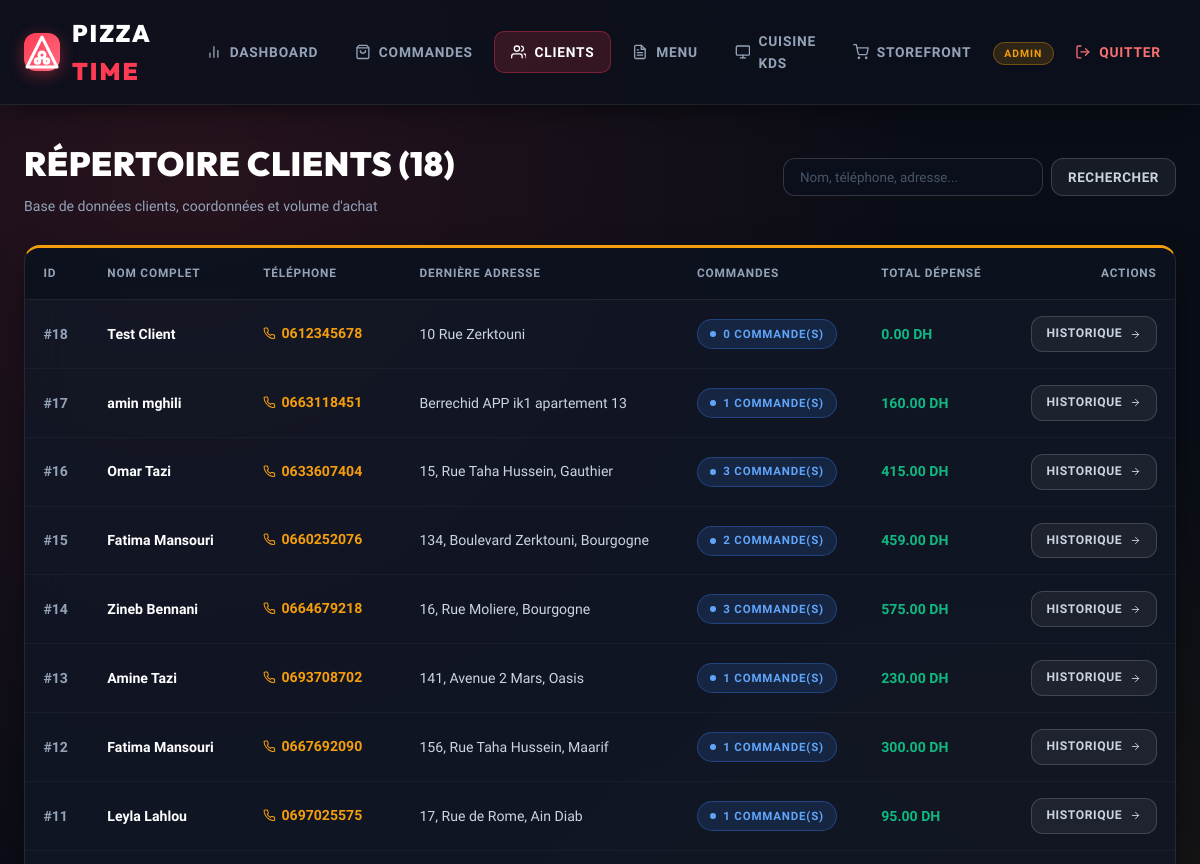
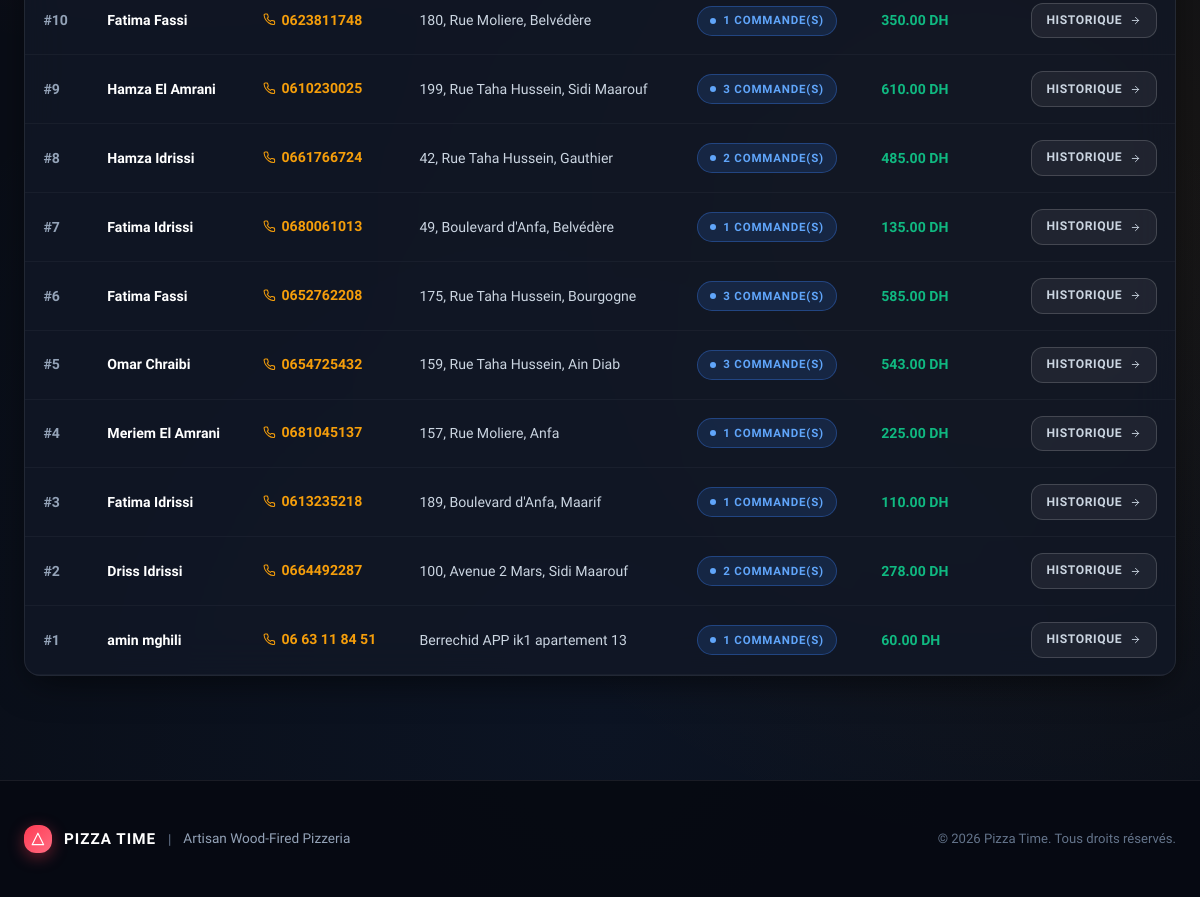
The page /admin/clients (signed in) on the database as committed earlier (2 pictures, top to bottom).
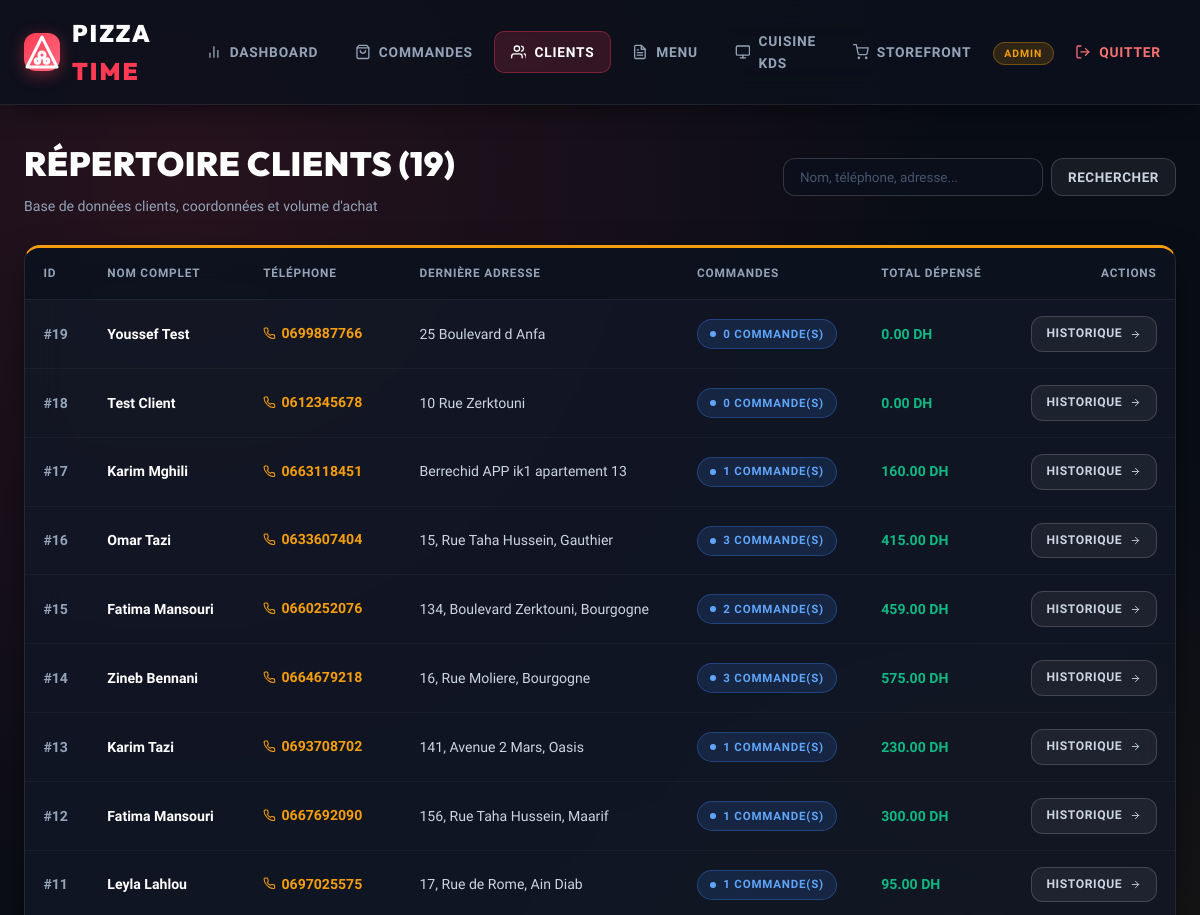
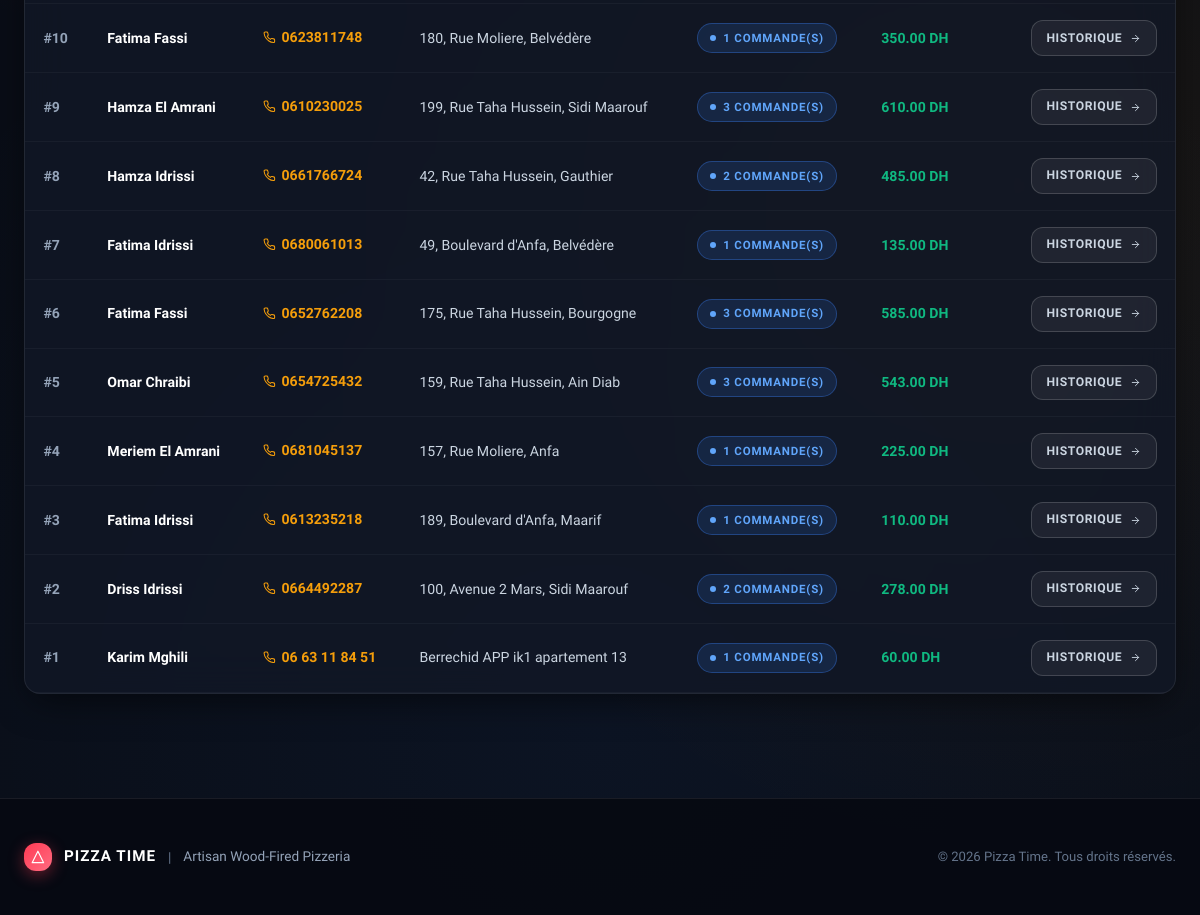
The same page on the database as committed later (2 pictures, top to bottom).
### models.py (models this page shows, shortened)
class Client(db.Model):
    id = db.Column(db.Integer, primary_key=True)
    user_id = db.Column(db.Integer, db.ForeignKey('user.id'), nullable=False)
    full_name = db.Column(db.String(100))
    phone = db.Column(db.String(20))
    address = db.Column(db.String(200))
    orders = db.relationship('Commande', backref='client', lazy=True, order_by='Commande.created_at.desc()')
    @property
    def total_spent(self):
        return sum(o.total_price for o in self.orders if o.status != 'Cancelled')

class Commande(db.Model):
    id = db.Column(db.Integer, primary_key=True)
    client_id = db.Column(db.Integer, db.ForeignKey('client.id'), nullable=False)
    status = db.Column(db.String(20), default='New')  # 'New', 'Confirmed', 'Preparing', 'Done', 'Cancelled'
    order_type = db.Column(db.String(20))  # 'Delivery', 'Pickup'
    total_price = db.Column(db.Float, nullable=False)
    created_at = db.Column(db.DateTime, default=datetime.utcnow)
    items = db.relationship('OrderItem', backref='commande', lazy=True, cascade='all, delete-orphan')
    payment = db.relationship('Paiement', backref='commande', uselist=False, cascade='all, delete-orphan')
    delivery_info = db.relationship('PizzaLivraison', backref='commande', uselist=False, cascade='all, delete-orphan')
    facture = db.relationship('Facture', backref='commande', uselist=False, cascade='all, delete-orphan')

### app.py (the view, shortened to what this page needs)
@app.route('/admin/clients')
@login_required
def admin_clients():
    if current_user.role != 'admin':
        return "Accès refusé", 403
    search_query = request.args.get('q', '').strip()
    query = Client.query
    clients = query.order_by(Client.id.desc()).all()
    return render_template('admin/clients.html', clients=clients, search_query=search_query)

### app.py (called while the page is built)
@login_manager.user_loader
def load_user(user_id):
    try:
        return db.session.get(User, int(user_id))
    except (ValueError, TypeError):
        return None

### templates/admin/clients.html (shortened to what this page needs)
{% extends "base.html" %}
{% block content %}
<div style="display: flex; justify-content: space-between; align-items: center; margin-bottom: 1.75rem; flex-wrap: wrap; gap: 1rem;">
    <div>
        <h1 style="margin: 0; text-align: left; font-size: 2.1rem; letter-spacing: 0.5px;">Répertoire Clients ({{ clients|length }})</h1>
        <p style="margin: 0.25rem 0 0; color: var(--text-muted); font-size: 0.88rem;">Base de données clients, coordonnées et volume d'achat</p>
    </div>
    <form method="GET" action="{{ url_for('admin_clients') }}" style="display: flex; gap: 0.5rem;">
        <input type="search" name="q" value="{{ search_query or '' }}" class="search-input" placeholder="Nom, téléphone, adresse..." style="width: 260px; padding: 0.65rem 1rem; font-size: 0.84rem;">
        <button type="submit" class="btn-secondary" style="padding: 0.65rem 1rem;">Rechercher</button>
    </form>
</div>
<div class="card" style="padding: 0; overflow: hidden; border-top: 3px solid var(--accent-color);">
    <div style="overflow-x: auto;">
        <table class="data-table">
            <thead>
                <tr>
                    <th>ID</th>
                    <th>Nom Complet</th>
                    <th>Téléphone</th>
                    <th>Dernière Adresse</th>
                    <th>Commandes</th>
                    <th>Total Dépensé</th>
                    <th style="text-align: right;">Actions</th>
                </tr>
            </thead>
            <tbody>
                {% for client in clients %}
                <tr>
                    <td style="color: var(--text-muted); font-weight: 700;">#{{ client.id }}</td>
                    <td style="font-weight: 800; color: #fff;">{{ client.full_name }}</td>
                    <td>
                        <a href="tel:{{ client.phone }}" style="color: var(--accent-color); text-decoration: none; font-weight: 700; display: inline-flex; align-items: center; gap: 0.35rem;">
                            <span>{{ client.phone }}</span>
                        </a>
                    </td>
                    <td style="color: #cbd5e1;">{{ client.address if client.address else 'À emporter uniquement' }}</td>
                    <td>
                        <span class="status-badge status-Confirmed">{{ client.orders|length }} commande(s)</span>
                    </td>
                    <td style="font-weight: 800; color: var(--success);">
                        {{ "%.2f"|format(client.total_spent) }} DH
                    </td>
                    <td style="text-align: right;">
                        <a href="{{ url_for('admin_orders', client_id=client.id) }}" class="btn btn-secondary" style="padding: 0.45rem 0.9rem; font-size: 0.76rem;">
                            <span>Historique</span>
                            <svg class="icon icon-sm" viewBox="0 0 24 24"><line x1="5" y1="12" x2="19" y2="12"></line><polyline points="12 5 19 12 12 19"></polyline></svg>
                        </a>
                    </td>
                </tr>
                {% else %}
                <tr>
                    <td colspan="7" style="text-align: center; padding: 2.5rem; color: var(--text-muted);">Aucun client enregistré.</td>
                </tr>
                {% endfor %}
            </tbody>
        </table>
    </div>
</div>
{% endblock %}

### templates/base.html (shortened to what this page needs)
<!DOCTYPE html>
<html lang="fr">
<head>
    <link rel="stylesheet" href="{{ url_for('static', filename='css/style.css') }}">
</head>
<body>
    <header class="no-print">
        <nav class="navbar">
            <a href="{{ url_for('boutique') if current_user.is_authenticated and current_user.role == 'admin' else url_for('index') }}" class="logo">
                <span class="logo-badge">
                    <svg class="icon icon-lg" viewBox="0 0 24 24">
                        <polygon points="12 2 2 22 22 22 12 2"></polygon>
                        <circle cx="12" cy="14" r="2"></circle>
                        <circle cx="9" cy="18" r="1.5"></circle>
                        <circle cx="15" cy="18" r="1.5"></circle>
                    </svg>
                </span>
                <span>Pizza <span class="logo-accent">Time</span></span>
            </a>
            <ul class="nav-links" id="main-nav-links">
                {% if current_user.is_authenticated and current_user.role == 'admin' %}
                    <li>
                        <a href="{{ url_for('admin_analytics') }}" class="nav-link {% if request.endpoint == 'admin_analytics' %}active{% endif %}">
                            <svg class="icon" viewBox="0 0 24 24"><line x1="18" y1="20" x2="18" y2="10"></line><line x1="12" y1="20" x2="12" y2="4"></line><line x1="6" y1="20" x2="6" y2="14"></line></svg>
                            <span>Dashboard</span>
                        </a>
                    </li>
                    <li>
                        <a href="{{ url_for('admin_orders') }}" class="nav-link {% if request.endpoint == 'admin_orders' %}active{% endif %}">
                            <svg class="icon" viewBox="0 0 24 24"><path d="M6 2L3 6v14a2 2 0 0 0 2 2h14a2 2 0 0 0 2-2V6l-3-4z"></path><line x1="3" y1="6" x2="21" y2="6"></line><path d="M16 10a4 4 0 0 1-8 0"></path></svg>
                            <span>Commandes</span>
                        </a>
                    </li>
                    <li>
                        <a href="{{ url_for('admin_clients') }}" class="nav-link {% if request.endpoint == 'admin_clients' %}active{% endif %}">
                            <svg class="icon" viewBox="0 0 24 24"><path d="M17 21v-2a4 4 0 0 0-4-4H5a4 4 0 0 0-4 4v2"></path><circle cx="9" cy="7" r="4"></circle><path d="M23 21v-2a4 4 0 0 0-3-3.87"></path><path d="M16 3.13a4 4 0 0 1 0 7.75"></path></svg>
                            <span>Clients</span>
                        </a>
                    </li>
                    <li>
                        <a href="{{ url_for('admin_menu') }}" class="nav-link {% if request.endpoint in ['admin_menu', 'admin_edit_menu'] %}active{% endif %}">
                            <svg class="icon" viewBox="0 0 24 24"><path d="M14 2H6a2 2 0 0 0-2 2v16a2 2 0 0 0 2 2h12a2 2 0 0 0 2-2V8z"></path><polyline points="14 2 14 8 20 8"></polyline><line x1="16" y1="13" x2="8" y2="13"></line><line x1="16" y1="17" x2="8" y2="17"></line><polyline points="10 9 9 9 8 9"></polyline></svg>
                            <span>Menu</span>
                        </a>
                    </li>
                    <li>
                        <a href="{{ url_for('staff_dashboard') }}" class="nav-link {% if request.endpoint == 'staff_dashboard' %}active{% endif %}">
                            <svg class="icon" viewBox="0 0 24 24"><rect x="2" y="3" width="20" height="14" rx="2" ry="2"></rect><line x1="8" y1="21" x2="16" y2="21"></line><line x1="12" y1="17" x2="12" y2="21"></line></svg>
                            <span>Cuisine KDS</span>
                        </a>
                    </li>
                    <li>
                        <a href="{{ url_for('boutique') }}" class="nav-link {% if request.endpoint == 'boutique' %}active{% endif %}">
                            <svg class="icon" viewBox="0 0 24 24"><circle cx="9" cy="21" r="1"></circle><circle cx="20" cy="21" r="1"></circle><path d="M1 1h4l2.68 13.39a2 2 0 0 0 2 1.61h9.72a2 2 0 0 0 2-1.61L23 6H6"></path></svg>
                            <span>Storefront</span>
                        </a>
                    </li>
                    <li><span class="role-badge">ADMIN</span></li>
                    <li>
                        <a href="{{ url_for('logout') }}" class="nav-link nav-link-logout">
                            <svg class="icon" viewBox="0 0 24 24"><path d="M9 21H5a2 2 0 0 1-2-2V5a2 2 0 0 1 2-2h4"></path><polyline points="16 17 21 12 16 7"></polyline><line x1="21" y1="12" x2="9" y2="12"></line></svg>
                            <span>Quitter</span>
                        </a>
                    </li>
                {% endif %}
            </ul>
        </nav>
    </header>
    <main class="container">
        {% block content %}{% endblock %}
    </main>
    <footer class="no-print">
        <div style="max-width: 1360px; margin: 0 auto; display: flex; flex-wrap: wrap; justify-content: space-between; align-items: center; gap: 1.25rem;">
            <div style="display: flex; align-items: center; gap: 0.75rem;">
                <span class="logo-badge" style="width: 28px; height: 28px; font-size: 0.75rem;">
                    <svg class="icon" viewBox="0 0 24 24"><polygon points="12 2 2 22 22 22 12 2"></polygon></svg>
                </span>
                <strong style="color: #fff; font-size: 0.95rem; letter-spacing: 1px;">PIZZA TIME</strong>
                <span style="color: var(--text-subtle);">|</span>
                <span style="color: var(--text-muted); font-size: 0.85rem;">Artisan Wood-Fired Pizzeria</span>
            </div>
            <div style="color: var(--text-subtle); font-size: 0.82rem;">
                &copy; 2026 Pizza Time. Tous droits réservés.
            </div>
        </div>
    </footer>
</body>
</html>

Rows that differ between the two databases and show on the page:
added Client: id "19", full_name "Youssef Test", phone "0699887766", address "25 Boulevard d Anfa", orders|length "0", total_spent "0.00"
changed Client id 17: full_name "amin mghili" → "Karim Mghili"
changed Client "141, Avenue 2 Mars, Oasis": full_name "Amine Tazi" → "Karim Tazi"
changed Client id 1: full_name "amin mghili" → "Karim Mghili"
Other text that changed with them:
{{ clients|length }}: "18" → "19"
